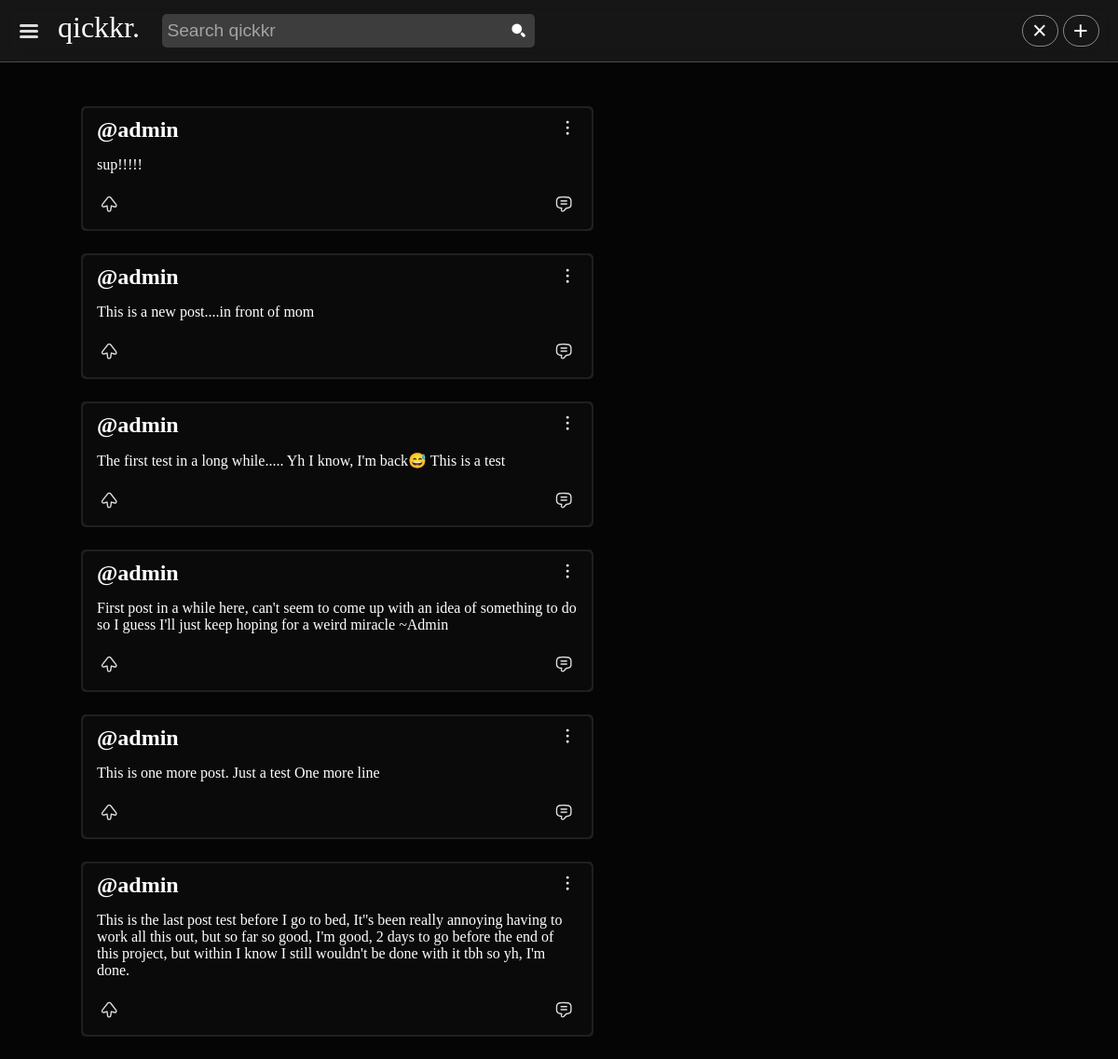
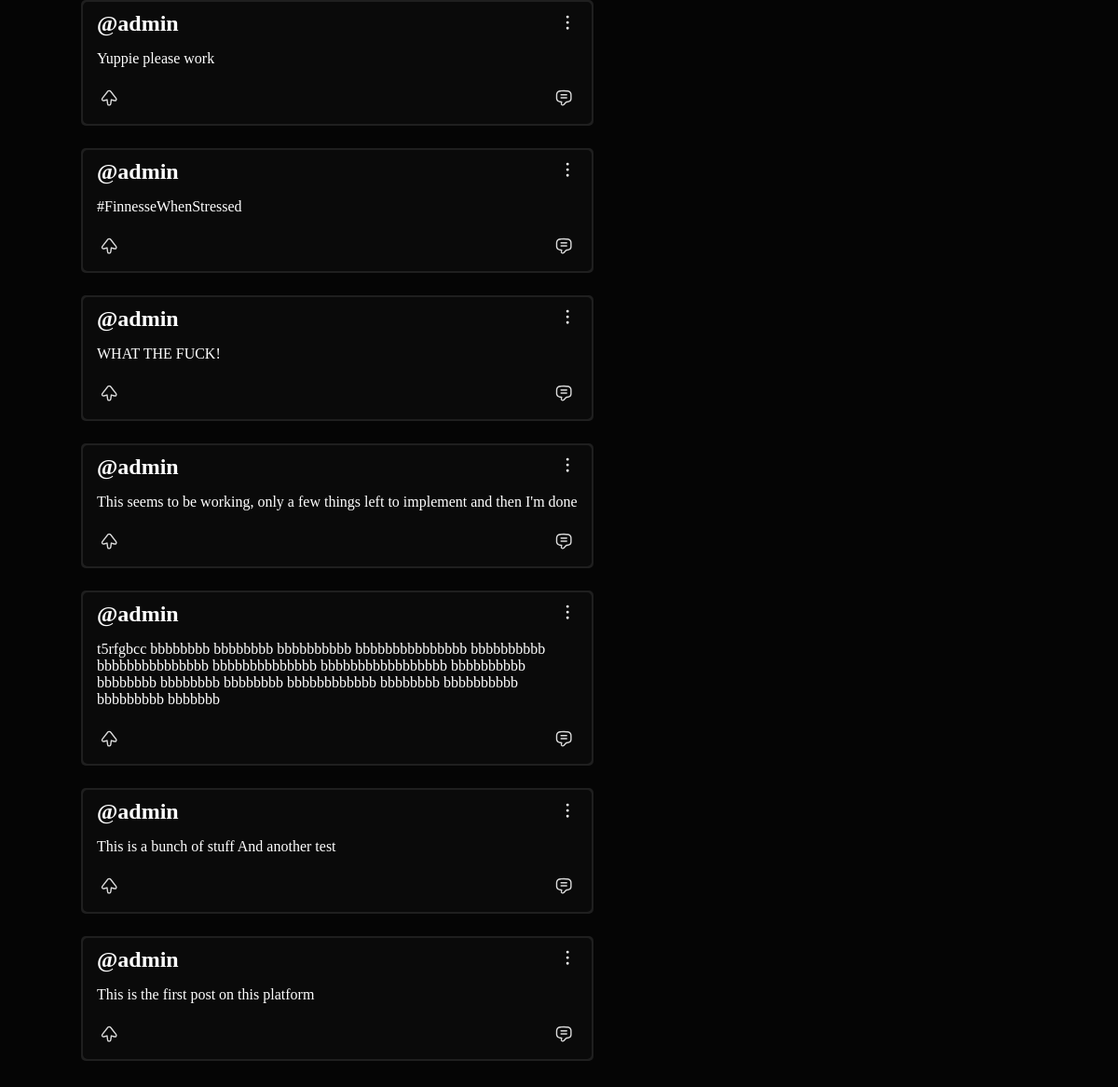
The page /home/myposts (signed in) on the database its author committed (2 pictures, top to bottom).
### Polls/models.py (models this page shows, shortened)
class Post(models.Model):
  post_text = models.TextField(max_length=250)
  pub_date = models.DateTimeField(auto_now_add=True)
  user = models.ForeignKey(User, on_delete=models.CASCADE, null=True, blank=True, auto_created=True)
  upVotes = models.IntegerField(default=0)
  downVotes = models.IntegerField(default=0)

### Polls/views.py (the view)
# urls.py: path("home/myposts", MyPosts.as_view(), name="my-posts")
class MyPosts(LoginRequiredMixin, ListView):
    model = Post
    context_object_name = 'posts'
    template_name = 'Polls/myposts.html'
    def get_context_data(self, **kwargs):
        context = super().get_context_data(**kwargs)
        context['posts'] = context['posts'].order_by('-id')
        context['posts'] = context['posts'].filter(user=self.request.user)
        search_input = self.request.GET.get('search-area')
        if search_input:
            context['posts'] = context['posts'].filter(post_text__icontains=search_input)
            return context
        else:
            return context

### Polls/templates/Polls/myposts.html (shortened to what this page needs)
{% extends 'Polls/main.html' %}
{% block content %}
<div class="main alone">
    <div class="feed">
        {% if posts %}
        {% for post in posts %}
        <div class="card">
            <div class="card-main">
                <div class="card-top">
                    {% if post.user == request.user %}
                    <h2>@{{post.user}}</h2>
                    <div class="popup">
                        <svg width="1.4em" height="1.4em" viewBox="0 0 24 24" xmlns="http://www.w3.org/2000/svg"
                        class="w-6 h-6 pointer-events-none">
                            <path
                                d="M12 17a1.5 1.5 0 110 3 1.5 1.5 0 010-3zm0-6.5a1.5 1.5 0 110 3 1.5 1.5 0 010-3zM12 4a1.5 1.5 0 110 3 1.5 1.5 0 010-3z"
                                fill="currentcolor" fill-rule="evenodd"></path>
                        </svg>
                    </div>
                    {% else %}
                    <h2>@{{post.user}}</h2>
                    {% endif %}
                </div>
                <p class="description">
                    {{post.post_text}}
                </p>
                <div class="options">
                    <div class="button">
                            <span class="relative px-2"></span>
                    </div>
                    <div class="comment">
                        <span class="relative px-3"></span>
                    </div>
                </div>
            </div>
        </div>
        {% endfor %}
        {% else %}
        <p>No posts are available.</p>
        {% endif %}
        {% endblock content %}

### Polls/templates/Polls/main.html (shortened to what this page needs)
<!DOCTYPE html>
<html lang="en">
<head>
</head>
<body>
  {% if request.user.is_authenticated %}
  <nav class="nav">
    <ul>
      <div class="left-nav">
        <li class="nav-control">
          <div class="control"></div>
          <div class="control two"></div>
          <div class="control two"></div>
        </li>
        <li class="logo">
          <a href="{% url 'Polls:home' %}">
            <svg xmlns="http://www.w3.org/2000/svg" xmlns:xlink="http://www.w3.org/1999/xlink" width="2em"
              height="1.2em">
              <text kerning="auto" font-family="Myriad Pro" fill="rgb(0, 0, 0)" x="0px" y="30px">
                <tspan font-size="1em" font-family="Rockwell" fill="currentcolor">qickkr.</tspan>
              </text>
            </svg>
          </a>
        </li>
        <li class="search-part">
          <form action="" method="GET" class="search-main">
            <input type='text' name='search-area' placeholder="Search qickkr
            " class="search-bar">
            <button type="submit" class="add-note">
              <span class="relative px-3" aria-label="Search"></span>
            </button>
          </form>
        </li>
      </div>
      <li class="right">
        <div>
          <i class="icon">&#215;</i>
          <i class="icon"><a href="{% url 'Polls:create-post' %}">&plus;</a></i>
        </div>
      </li>
    </ul>
  </nav>
  {% endif %}
  {% if request.user.is_authenticated %}
  {% block content %}
  {% endblock content %}
  {% endif %}
</body>
</html>

### Polls/templates/Polls/main.html (style rules this page uses)
* { margin: 0; padding: 0; }
:root { --nav-color: #070707; --nav-border-color: rgb(75, 75, 75); --nav-blur-color: #2525258c; --content-color: #1f1f1f; --card-color: rgb(10, 10, 10); --card-icon-color: rgb(219, 219, 219); --hover-color: #252525; --search-bar-color: rgb(44, 44, 44); }
body { background-color: rgb(5, 5, 5); color: white; background-repeat: no-repeat; display: block; padding: 0; overflow-x: hidden; }
a { text-decoration: none; color: inherit; }
.nav .logo { cursor: pointer; font-size: 2rem; display: flex; align-items: center; justify-content: space-around; }
.logo svg { width: 3.2em; }
.nav { background-color: var(--nav-blur-color); border-bottom: 1px solid var(--nav-border-color); height: fit-content; position: fixed; color: white; top: 0; width: 100vw; margin: 0; z-index: 10000; backdrop-filter: blur(10px); transition: all .6s; }
.nav ul { position: relative; padding: 10px; display: flex; align-items: center; justify-content: space-between; }
.left-nav { display: flex; align-items: center; justify-content: space-around; }
.nav-control { width: 30px; cursor: pointer; padding: 10px 0 10px 10px; border-radius: 40px; background-color: transparent; border: 1px solid transparent; transition: all .3s; }
.control { background-color: var(--card-icon-color); height: 3px; width: 20px; border-radius: 10px; }
.control.two { margin-top: 3px; }
li { list-style-type: none; margin-right: 10px; }
li.right div { display: flex; align-items: center; justify-content: space-between; }
.icon { cursor: pointer; display: flex; margin-left: 5px; font-size: 1.7rem; width: 35px; padding: 0 2px 0 0; font-family: Arial, Helvetica, sans-serif; align-items: center; justify-content: space-around; color: rgb(255, 255, 255); border: 1px solid rgba(255, 255, 255, 0.486); border-radius: 30px; transition: all .5s ease; }
.icon a { text-decoration: none; color: inherit; }
.search-part { background-color: transparent; padding: 0; width: 25rem; display: flex; align-items: center; height: 1rem; }
.search-main { background-color: rgb(61, 61, 61); border-radius: 5px; width: 100%; height: 1.6rem; padding: 5px; display: flex; align-items: center; justify-content: space-between; transition: all .3s ease; }
input[type=text].search-bar { width: 100%; font-size: 1.2em; margin-right: 3px; border-radius: 5px; background-color: transparent; color: white; border: none; transition: all .3s ease; }
.search-bar::placeholder { color: rgb(163, 163, 163); }
.add-note { display: flex; align-items: center; justify-content: center; background-color: transparent; border-radius: 5px; font-size: 1rem; padding: 3px 3px 0px 3px; color: rgb(255, 255, 255); border: none; transition: .6s ease-in; }
.main { display: flex; align-items: center; justify-content: space-around; width: 65%; transform: translateY(4rem) translateX(10rem); padding: 50px; transition: all .6s ease; }
.main.alone { transform: translateY(4rem) translateX(-5rem); }
.main .feed { background-color: transparent; width: 70%; display: grid; grid-template-columns: 1fr; grid-gap: 1.5rem; }
.main .card { background-color: #1f1f1f; width: 100%; height: fit-content; border-radius: 5px; padding: 2px; transition: all .6s ease; }
.main .card .card-main { background-color: var(--card-color); width: 100%; height: fit-content; padding: 10px 0px; border-radius: 5px; }
.card-main .card-top { display: flex; align-items: center; justify-content: space-between; margin: 0 15px; }
.card-top h2 { display: flex; align-items: center; justify-content: space-between; }
.popup { position: relative; display: inline-block; cursor: pointer; padding: 5px; background: 0; color: white; padding: 0; border-radius: 5px; transition: all .6s ease; }
.card-main p { background-color: transparent; margin: 10px 15px; padding: 5px 0; height: fit-content; }
.main .card .options { display: flex; align-items: center; justify-content: space-between; padding: 5px 0 0 0; margin: 0 15px; }
.options .comment { display: flex; align-items: center; justify-content: center; font-family: Arial, Helvetica, sans-serif; color: var(--card-icon-color); width: 30px; height: 30px; padding: 0; border-radius: 5px; transition: all .6s ease; }
.main .card .button { display: flex; align-items: center; justify-content: space-between; font-size: 1rem; font-family: Arial, Helvetica, sans-serif; background: none; color: var(--card-icon-color); padding: 2px; border-radius: 5px; transition: all .6s ease; }

### rows shown on the page
Post: user "admin", post_text "sup!!!!!"
Post: user "admin", post_text "This is a new post....in front of mom"
Post: user "admin", post_text "The first test in a long while..... Yh I know, I'm back😅 This is a test"
Post: user "admin", post_text "First post in a while here, can't seem to come up with an idea of something to do so I guess I'll just keep hoping for a weird miracle ~Admin"
Post: user "admin", post_text "This is one more post. Just a test One more line"
Post: user "admin", post_text "This is the last post test before I go to bed, It''s been really annoying having to work all this out, but so far so good, I'm good, 2 days to go before the end of this project, but within I know I still wouldn't be done with it tbh so yh, I'm done."
Post: user "admin", post_text "Yuppie please work"
Post: user "admin", post_text "#FinnesseWhenStressed"
Post: user "admin", post_text "WHAT THE FUCK!"
Post: user "admin", post_text "This seems to be working, only a few things left to implement and then I'm done"
Post: user "admin", post_text "t5rfgbcc bbbbbbbb bbbbbbbb bbbbbbbbbb bbbbbbbbbbbbbbb bbbbbbbbbb bbbbbbbbbbbbbbb bbbbbbbbbbbbbb bbbbbbbbbbbbbbbbb bbbbbbbbbb bbbbbbbb bbbbbbbb bbbbbbbb bbbbbbbbbbbb bbbbbbbb bbbbbbbbbb bbbbbbbbb bbbbbbb"
Post: user "admin", post_text "This is a bunch of stuff And another test"
Post: user "admin", post_text "This is the first post on this platform"
